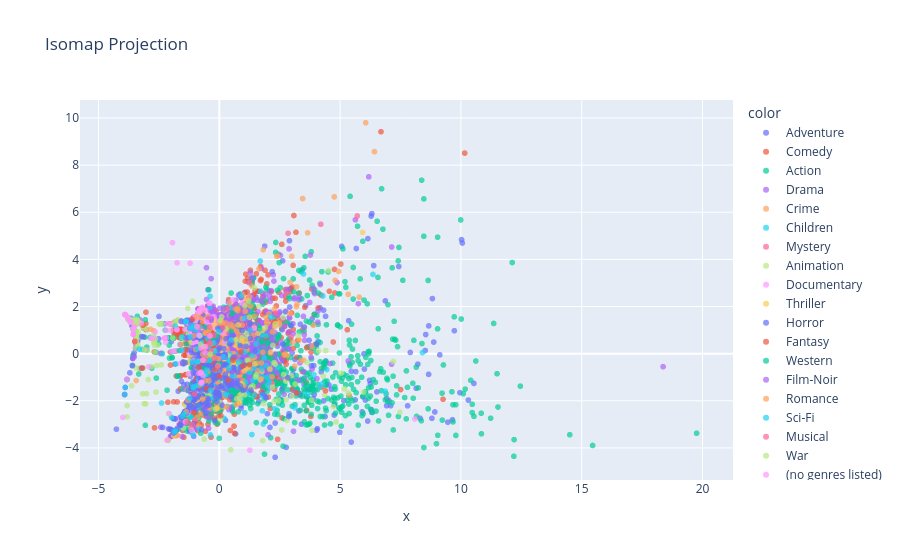

Notebook cell for this chart:
### Markdown cell above
ISOMAP

### Code cell
embedding = Isomap(n_components = 2, n_neighbors= 30)
X_isomap = embedding.fit_transform(X_num_scaled)
fig_iso = px.scatter( x = X_isomap[:,0], y =X_isomap[:,1], color = y, opacity = 0.7, title = 'Isomap Projection')
fig_iso.show()

### Figure 1 — Plotly figure (JSON) as saved in the notebook; plotly's stock layout.template omitted (floating-point values rounded to 4 significant figures; data arrays with more than 128 entries replaced by an {"elided": "..."} marker saying what was removed)
{"data": [{"hovertemplate": "color=Adventure<br>x=%{x}<br>y=%{y}<extra></extra>", "legendgroup": "Adventure", "marker": {"color": "#636efa", "opacity": 0.7, "symbol": "circle"}, "mode": "markers", "name": "Adventure", "showlegend": true, "type": "scattergl", "x": {"elided": "653 float values"}, "xaxis": "x", "y": {"elided": "653 float values"}, "yaxis": "y"}, {"hovertemplate": "color=Comedy<br>x=%{x}<br>y=%{y}<extra></extra>", "legendgroup": "Comedy", "marker": {"color": "#EF553B", "opacity": 0.7, "symbol": "circle"}, "mode": "markers", "name": "Comedy", "showlegend": true, "type": "scattergl", "x": {"elided": "2779 float values"}, "xaxis": "x", "y": {"elided": "2779 float values"}, "yaxis": "y"}, {"hovertemplate": "color=Action<br>x=%{x}<br>y=%{y}<extra></extra>", "legendgroup": "Action", "marker": {"color": "#00cc96", "opacity": 0.7, "symbol": "circle"}, "mode": "markers", "name": "Action", "showlegend": true, "type": "scattergl", "x": {"elided": "1828 float values"}, "xaxis": "x", "y": {"elided": "1828 float values"}, "yaxis": "y"}, {"hovertemplate": "color=Drama<br>x=%{x}<br>y=%{y}<extra></extra>", "legendgroup": "Drama", "marker": {"color": "#ab63fa", "opacity": 0.7, "symbol": "circle"}, "mode": "markers", "name": "Drama", "showlegend": true, "type": "scattergl", "x": {"elided": "2226 float values"}, "xaxis": "x", "y": {"elided": "2226 float values"}, "yaxis": "y"}, {"hovertemplate": "color=Crime<br>x=%{x}<br>y=%{y}<extra></extra>", "legendgroup": "Crime", "marker": {"color": "#FFA15A", "opacity": 0.7, "symbol": "circle"}, "mode": "markers", "name": "Crime", "showlegend": true, "type": "scattergl", "x": {"elided": "537 float values"}, "xaxis": "x", "y": {"elided": "537 float values"}, "yaxis": "y"}, {"hovertemplate": "color=Children<br>x=%{x}<br>y=%{y}<extra></extra>", "legendgroup": "Children", "marker": {"color": "#19d3f3", "opacity": 0.7, "symbol": "circle"}, "mode": "markers", "name": "Children", "showlegend": true, "type": "scattergl", "x": {"elided": "197 float values"}, "xaxis": "x", "y": {"elided": "197 float values"}, "yaxis": "y"}, {"hovertemplate": "color=Mystery<br>x=%{x}<br>y=%{y}<extra></extra>", "legendgroup": "Mystery", "marker": {"color": "#FF6692", "opacity": 0.7, "symbol": "circle"}, "mode": "markers", "name": "Mystery", "showlegend": true, "type": "scattergl", "x": [4.202, 5.708, -0.0686, -0.2507, -0.5214, -0.8114, 1.235, -0.4078, 0.9075, -0.4978, -0.5527, -0.4681, -0.2984, -0.04401, 0.2159, -0.3734, 0.03531, 2.845, -0.6102, -1.409, -0.4955, -0.6453, -1.069, 2.969, -0.5092, -0.156, -0.7383, -0.00501, -0.1793, 0.7552, -0.3545, -0.7964, -0.7379, -1.573, 0.3394, -0.5773, 2.339, -0.5869, -0.639, 2.139, -0.06493, -0.6695, -1.026, -1.027, -3.551, -0.8775, 0.05291, 2.167], "xaxis": "x", "y": [5.492, 5.844, -0.2782, 0.5216, 0.1866, 0.763, 3.01, 0.8316, -0.7897, 0.3072, 0.7539, -0.8849, 0.2017, 0.6634, -0.02165, 0.2618, -0.3633, 5.107, -0.2873, -2.453, 0.319, -0.8193, -2.521, 0.6929, 0.2829, 0.2979, -0.7887, 0.6771, -0.5097, -0.1443, -0.8786, 0.7193, -1.145, 0.1447, 1.927, 0.2958, 1.722, 0.2526, 0.6636, -0.0005023, -1.547, 0.3469, -2.809, -1.93, 0.8365, -1.337, -0.2697, -1.244], "yaxis": "y"}, {"hovertemplate": "color=Animation<br>x=%{x}<br>y=%{y}<extra></extra>", "legendgroup": "Animation", "marker": {"color": "#B6E880", "opacity": 0.7, "symbol": "circle"}, "mode": "markers", "name": "Animation", "showlegend": true, "type": "scattergl", "x": {"elided": "298 float values"}, "xaxis": "x", "y": {"elided": "298 float values"}, "yaxis": "y"}, {"hovertemplate": "color=Documentary<br>x=%{x}<br>y=%{y}<extra></extra>", "legendgroup": "Documentary", "marker": {"color": "#FF97FF", "opacity": 0.7, "symbol": "circle"}, "mode": "markers", "name": "Documentary", "showlegend": true, "type": "scattergl", "x": {"elided": "386 float values"}, "xaxis": "x", "y": {"elided": "386 float values"}, "yaxis": "y"}, {"hovertemplate": "color=Thriller<br>x=%{x}<br>y=%{y}<extra></extra>", "legendgroup": "Thriller", "marker": {"color": "#FECB52", "opacity": 0.7, "symbol": "circle"}, "mode": "markers", "name": "Thriller", "showlegend": true, "type": "scattergl", "x": [0.33, -0.4812, -0.3208, -0.3965, -0.2725, 5.928, 0.2259, 1.035, -0.6086, -0.06107, 1.791, 1.603, -0.7248, -0.372, 1.457, -0.1326, -0.4003, -0.3324, -0.3122, -0.8114, -1.022, -0.8497, -0.93, 0.6502, -0.8983, -0.679, 2.094, -0.4543, -0.4935, -0.2481, -0.3594, -0.5257, 0.05143, -0.6234, -0.3148, -0.6607, 0.2226, -0.1364, -0.7756, -0.7991, -0.2783, 1.128, 0.08189, 0.929, 0.8511, 2.123, 0.6021, -0.7154, -0.5491, -0.6919, -0.3235, -0.4538, 0.37, -0.2041, -1.886, 1.761, 0.3403, -0.9156, -0.03775, -0.9966, -0.822, -0.1977, -0.7368, -0.6167, -1.017, -0.6536, -0.7844, -1.07, -0.9356, -0.6518, 0.7896, -0.9156, -0.7885, 0.397, -0.9368, -1.058, 0.1928, -0.2106, 0.9202, -1.51, -0.2456, -0.7563, -0.9292, 0.4963], "xaxis": "x", "y": [-0.8885, -0.2864, -1.001, 0.5266, -0.0569, 5.142, -0.1815, -0.727, 0.1494, -2.319, 0.9895, 0.8674, 0.01038, -1.549, -0.4368, 0.7568, 0.3552, -0.1483, 0.4165, 0.763, -0.02651, -0.3122, 0.7137, 0.3631, -0.3382, 0.8463, -0.6569, 0.5189, 0.19, 0.06884, 0.9104, -1.908, -0.4874, 0.8685, -0.7127, -1.178, 0.2653, -0.1362, 0.7741, -1.855, -0.2164, -0.6208, -0.8242, -1.271, -2.088, 0.06457, -0.349, -1.495, 0.6669, 1.081, -0.2239, -0.07723, -1.123, 0.129, -3.474, -0.7555, -0.7405, -1.334, 0.9041, -1.399, 0.7714, 1.202, -0.2829, 0.7475, -1.838, -1.978, -0.2944, -1.917, -1.98, -1.951, 1.22, -1.334, -0.9448, 0.5202, -0.6341, -1.854, -0.2037, 0.8721, 0.5132, -2.623, 1.399, -0.7897, -1.366, -0.6031], "yaxis": "y"}, {"hovertemplate": "color=Horror<br>x=%{x}<br>y=%{y}<extra></extra>", "legendgroup": "Horror", "marker": {"color": "#636efa", "opacity": 0.7, "symbol": "circle"}, "mode": "markers", "name": "Horror", "showlegend": true, "type": "scattergl", "x": {"elided": "468 float values"}, "xaxis": "x", "y": {"elided": "468 float values"}, "yaxis": "y"}, {"hovertemplate": "color=Fantasy<br>x=%{x}<br>y=%{y}<extra></extra>", "legendgroup": "Fantasy", "marker": {"color": "#EF553B", "opacity": 0.7, "symbol": "circle"}, "mode": "markers", "name": "Fantasy", "showlegend": true, "type": "scattergl", "x": [-0.251, -0.6785, 1.151, 1.912, -0.682, 3.614, 0.8805, -0.3451, -1.031, -0.5731, 0.3749, -0.8204, -0.6312, -0.7448, -3.496, -0.5256, -0.6002, -3.161, -0.3312, -0.301, -0.7184, -0.7747, -0.6563, -0.4523, -1.104, 1.242, -0.8289, -3.183, -0.691, -1.386, 0.06166, 4.395, -0.6171, 0.5699, -0.5734, -0.1641, -0.002708, 7.503, -0.7958, 3.196, 9.259, 0.979], "xaxis": "x", "y": [0.3293, -0.2418, 2.614, 0.6328, 0.4079, 0.2512, 0.07127, 0.936, -2.503, -0.2675, -1.122, -1.394, 0.5026, 0.2474, 0.512, -1.466, 0.8693, 1.208, 0.89, -0.3525, 1.244, -0.8213, -0.3331, 0.3809, 1.463, -0.4631, -0.5704, -0.6105, 0.3058, 0.1697, -2.623, -1.576, -0.7155, -0.2761, 0.5454, -0.661, -0.963, -1.523, -1.327, -1.666, -1.935, -0.5072], "yaxis": "y"}, {"hovertemplate": "color=Western<br>x=%{x}<br>y=%{y}<extra></extra>", "legendgroup": "Western", "marker": {"color": "#00cc96", "opacity": 0.7, "symbol": "circle"}, "mode": "markers", "name": "Western", "showlegend": true, "type": "scattergl", "x": [-0.05183, 1.78, -0.6291, -0.1309, -0.5087, -0.552, 0.5368, -0.4318, -0.263, -0.3015, -0.2588, -0.4011, -0.5507, -0.7875, -0.4756, -0.8174, 0.4896, -0.3215, 0.007461, -1.653, 2.001, 1.673, -0.4306], "xaxis": "x", "y": [-0.505, 0.5335, -0.6293, 0.7243, -0.1805, 1.177, 1.721, 0.9875, -0.1282, 0.6932, -0.09517, -0.2849, -0.2795, 0.7591, 0.9163, 0.7775, 0.9469, 0.645, -0.3978, 0.1298, 0.4869, 1.058, -0.8568], "yaxis": "y"}, {"hovertemplate": "color=Film-Noir<br>x=%{x}<br>y=%{y}<extra></extra>", "legendgroup": "Film-Noir", "marker": {"color": "#ab63fa", "opacity": 0.7, "symbol": "circle"}, "mode": "markers", "name": "Film-Noir", "showlegend": true, "type": "scattergl", "x": [-0.6996, 0.1822, -0.3367, -0.3244, -0.8121, -0.6872, 0.04305, -0.6279, -0.6615, -1.034, -0.4819, -0.9483], "xaxis": "x", "y": [-0.2764, 1.901, 1.412, 1.492, 0.9079, 0.8529, -0.19, 0.8448, 0.2475, 0.7404, 0.3064, 1.161], "yaxis": "y"}, {"hovertemplate": "color=Romance<br>x=%{x}<br>y=%{y}<extra></extra>", "legendgroup": "Romance", "marker": {"color": "#FFA15A", "opacity": 0.7, "symbol": "circle"}, "mode": "markers", "name": "Romance", "showlegend": true, "type": "scattergl", "x": [-0.5741, -0.8631, -1.066, -0.478, -0.4492, -0.4005, -0.979, -0.4348, -1.373, -0.2121, 2.726, 1.737, -0.5844, -0.6004, -0.3391, -0.4293, -0.05199, -0.5739, 0.3081, -0.5674, -0.343, -0.6911, -0.5589, -0.9652, -0.9416, -0.402, -0.2806, -2.846, -0.8291, -0.6835, -0.5839, -0.03782, 1.374, -0.7289, -0.6847, -0.7737, -1.299, -0.841], "xaxis": "x", "y": [-0.2184, -0.3236, 0.757, -0.7701, 0.8829, 0.7578, 0.1786, -0.09728, -2.464, -0.1498, -0.01834, -1.071, 0.8732, -0.8717, 0.4242, -1.142, -0.5054, -1.145, -2.264, 0.8886, 0.1151, -1.925, 0.2993, 1.166, 1.575, 1.047, -0.1844, 1.038, 1.123, 1.368, 0.2786, -0.2134, -0.213, 0.2503, -0.01962, 0.2333, -1.98, -1.335], "yaxis": "y"}, {"hovertemplate": "color=Sci-Fi<br>x=%{x}<br>y=%{y}<extra></extra>", "legendgroup": "Sci-Fi", "marker": {"color": "#19d3f3", "opacity": 0.7, "symbol": "circle"}, "mode": "markers", "name": "Sci-Fi", "showlegend": true, "type": "scattergl", "x": [0.7994, 1.752, 0.4937, -0.3597, -0.9046, -1.537, -0.9292, 2.068, -0.8292, -0.5198, -0.5497, -1.367, -1.13, -0.9212, -0.1933, -1.398, -0.4866, -1.19, -1.973, -1.545, -0.8116, -0.8053, -1.192, -1.455, -0.73, -0.7331, -0.6227, -1.221, -3.895, -0.7813, -0.5844, -0.8387, -1.199, -0.978, 0.3976, -0.4303, -1.088, 1.285, 1.369, -1.113, -1.078, 8.408, 6.865, -0.8141, -0.3915, -1.068, -0.9041, -1.804, -0.2283, -1.874, -1.819, -1.55, -0.6736, -0.6711, -1.001, 1.92, -0.5628, -0.7368, -0.02494, 4.452, -3.317, 0.1776], "xaxis": "x", "y": [-0.3563, -0.6495, 0.5845, -1.559, -0.3445, -2.65, -1.366, -1.219, 0.7805, -0.698, -0.2897, 1.362, 1.128, -0.341, 0.1107, 1.368, 0.6377, 1.071, -2.707, 0.1507, 0.2089, 0.7501, -2.686, -2.552, 0.472, -1.305, -0.8215, -1.897, -1.434, 0.7787, -0.8997, 0.7735, 0.7139, 1.027, -0.6021, 0.2902, -3.428, 0.9899, -0.09079, -0.3369, -1.446, 0.04742, -1.595, 1.146, -0.2874, -1.394, 0.2078, -3.275, 0.4505, -3.325, 1.164, 0.7123, -0.884, -0.2727, 1.183, 0.7545, -0.8899, -1.262, 0.9405, -0.6741, 0.1934, -0.1305], "yaxis": "y"}, {"hovertemplate": "color=Musical<br>x=%{x}<br>y=%{y}<extra></extra>", "legendgroup": "Musical", "marker": {"color": "#FF6692", "opacity": 0.7, "symbol": "circle"}, "mode": "markers", "name": "Musical", "showlegend": true, "type": "scattergl", "x": [-0.2245, -0.4022, -0.3385, -0.6207, 2.776, -0.6046, -0.2024, 0.1441, -0.8794, -1.11, -0.3833, -0.4154, -0.6276, -0.7363, -1.028, -0.4696, -1.316, -0.3897, -0.4495, -0.6683, -0.5994, -0.0656, -3.559], "xaxis": "x", "y": [0.7811, 1.133, 0.1037, -0.253, 2.562, -0.2595, -0.1923, 1.105, 1.156, -3.015, 0.7267, 0.7812, 0.2879, 0.203, -1.716, 0.3656, -2.926, 0.4622, 1.515, 0.2787, 0.1418, -0.5595, 0.8209], "yaxis": "y"}, {"hovertemplate": "color=War<br>x=%{x}<br>y=%{y}<extra></extra>", "legendgroup": "War", "marker": {"color": "#B6E880", "opacity": 0.7, "symbol": "circle"}, "mode": "markers", "name": "War", "showlegend": true, "type": "scattergl", "x": [-0.6553, -0.7758, -0.373, -0.8139], "xaxis": "x", "y": [0.2926, 0.3967, -0.01776, 0.7647], "yaxis": "y"}, {"hovertemplate": "color=(no genres listed)<br>x=%{x}<br>y=%{y}<extra></extra>", "legendgroup": "(no genres listed)", "marker": {"color": "#FF97FF", "opacity": 0.7, "symbol": "circle"}, "mode": "markers", "name": "(no genres listed)", "showlegend": true, "type": "scattergl", "x": [-2.932, 1.264, 8.096, -1.146, -0.8466, -1.285, -0.6721, -0.5813, -0.3885, -0.7601, -3.901, -2.742, -0.7352, -0.6711, -0.527, -1.758, -0.8387, -0.7489, -0.7747, -3.237, -3.559, -2.203, -3.668, -2.081, -3.901, -0.5761, -3.559, -1.938, -3.686, -3.822, -3.803, -0.9223, -0.7564, -0.7424], "xaxis": "x", "y": [-0.562, -4.093, -2.771, -3.248, -0.8361, -0.8625, -0.9276, 0.03462, 0.7544, -1.255, 1.657, 0.6548, -1.218, -0.2727, 1.329, 1.011, 0.7735, -0.7901, -0.8213, 1.287, 0.8209, 0.9947, 1.354, -2.542, 1.657, 0.2898, 0.8209, 4.71, 1.34, -1.094, 1.56, 1.144, 0.2484, -1.218], "yaxis": "y"}], "layout": {"legend": {"title": {"text": "color"}, "tracegroupgap": 0}, "title": {"text": "Isomap Projection"}, "xaxis": {"anchor": "y", "domain": [0, 1], "title": {"text": "x"}}, "yaxis": {"anchor": "x", "domain": [0, 1], "title": {"text": "y"}}}}
